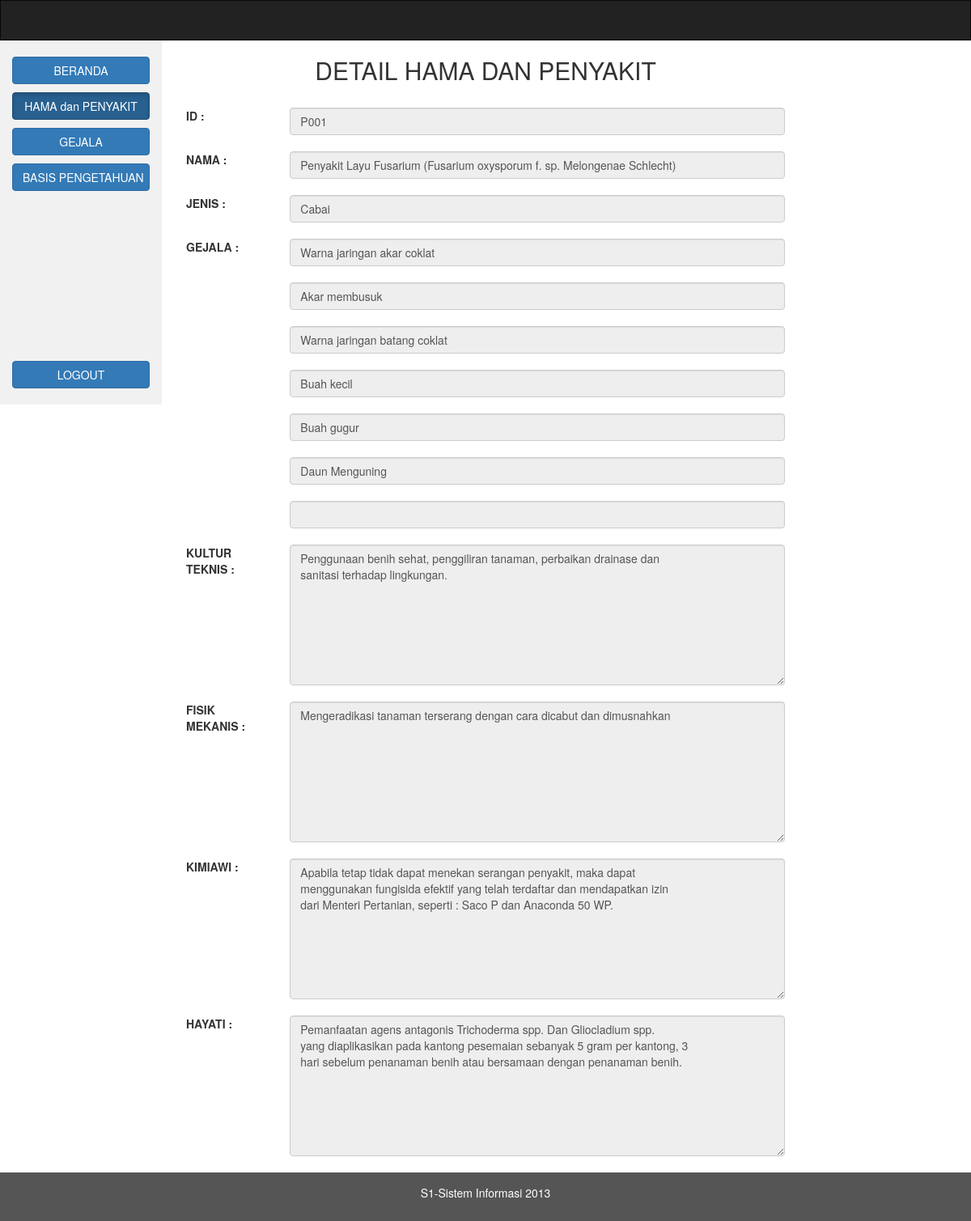
Page /adetailpenyakit.php?id=P001 on the earlier database version.
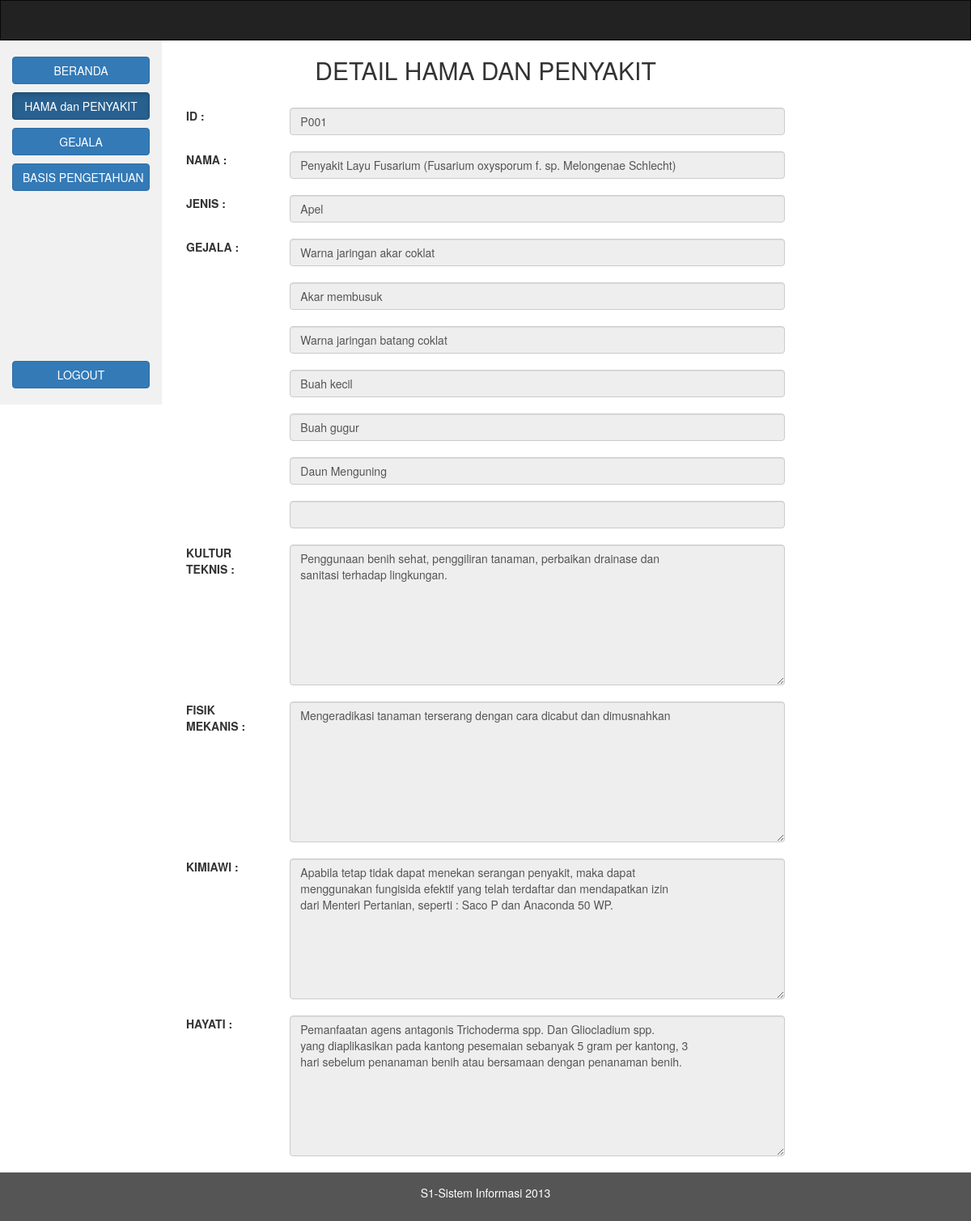
Same page on the later database version.
### tables this page shows
CREATE TABLE `penyakit` (
  `idpenyakit` varchar(20) NOT NULL,
  `namapenyakit` varchar(1000) NOT NULL,
  `jenistanaman` varchar(20) NOT NULL,
  `kulturteknis` varchar(1000) NOT NULL,
  `fisikmekanis` varchar(1000) NOT NULL,
  `kimiawi` varchar(1000) NOT NULL,
  `hayati` varchar(1000) NOT NULL
);

CREATE TABLE `basispengetahuan` (
  `namapenyakit` varchar(100) NOT NULL,
  `gejala` varchar(50) NOT NULL
);

### adetailpenyakit.php (the view, shortened to what this page needs)
<?php
include('koneksi.php');
?>
<!DOCTYPE html>
<html lang="en">
<head>
  <link rel="stylesheet" href="https://maxcdn.bootstrapcdn.com/bootstrap/3.3.7/css/bootstrap.min.css">
  <link rel="stylesheet" href="css/style.css">
</head>
<body>
<nav class="navbar navbar-inverse">
</nav>
<div class="container-fluid text-center">
  <div class="row content">
    <div class="col-sm-2 sidenav">
      <p><a href="homeadmin.php"><button type="button" class="btn btn-primary btn-block">BERANDA</button></a></p>
      <p><a href="hamadanpenyakit.php"><button type="button" class="btn btn-primary btn-block active">HAMA dan PENYAKIT</button></a></p>
      <p><a href="gejala.php"><button type="button" class="btn btn-primary btn-block">GEJALA</button></a></p>
      <p><a href="basispengetahuan.php"><button type="button" class="btn btn-primary btn-block">BASIS PENGETAHUAN</button></a></p>
      <br><br><br><br><br><br><br><br><br><br>
      <p><a href="logout.php"><button type="button" class="btn btn-primary btn-block" id="myBtn">LOGOUT</button></a></p>
    </div>
    <div class="col-sm-8 text-left">
      <h2 class="text-center">DETAIL HAMA DAN PENYAKIT</h2>
      <div class="form-group"  method="POST">
      			<br><label class="control-label col-sm-2">ID :</label>
      		<div class="col-sm-10">
                <?php
                       $tampil = "SELECT * FROM penyakit where idpenyakit='".$_GET['id']."'";
                       $sql = mysqli_query ($konek_db,$tampil);
                       while($data = mysqli_fetch_array ($sql))
                    {
                       echo "<input type='text'  class='form-control' id='idpenyakit' readonly value='".$data['idpenyakit']."'><br>";
                    }
                ?>
     		 </div>
        </div>
        <div class="form-group"  method="POST">
      			<br><label class="control-label col-sm-2">NAMA :</label>
      		<div class="col-sm-10">
                <?php
                       $tampil = "SELECT * FROM penyakit where idpenyakit='".$_GET['id']."'";
                       $sql = mysqli_query ($konek_db,$tampil);
                       while($data = mysqli_fetch_array ($sql))
                    {
                       echo "<input type='text'  class='form-control' id='namapenyakit' readonly value='".$data['namapenyakit']."'><br>";
                    }
                ?>
     		 </div>
        </div>
        <div class="form-group"  method="POST">
      			<br><label class="control-label col-sm-2">JENIS :</label>
      		<div class="col-sm-10">
                <?php
                       $tampil = "SELECT * FROM penyakit where idpenyakit='".$_GET['id']."'";
                       $sql = mysqli_query ($konek_db,$tampil);
                       while($data = mysqli_fetch_array ($sql))
                    {
                       echo "<input type='text'  class='form-control' id='jenistanaman' readonly value='".$data['jenistanaman']."'><br>";
                    }
                ?>
     		 </div>
        </div>
         <div class="form-group"  method="POST">
      			<br><label class="control-label col-sm-2">GEJALA :</label>
      		<div class="col-sm-10">
                <?php
                       $tampil = "SELECT * FROM penyakit p, basispengetahuan b where p.idpenyakit='".$_GET['id']."' and p.namapenyakit=b.namapenyakit";
                       $sql = mysqli_query ($konek_db,$tampil);
                       while($data = mysqli_fetch_array ($sql))
                    {
                       echo "<input type='text'  class='form-control' id='jenistanaman' readonly value='".$data['gejala']."'><br>";
                    }
                 echo "<input type='text'  class='form-control' id='jenistanaman' readonly value=''><br>";
                ?>
     		 </div>
        </div>
        <div class="form-group"  method="POST">
      			<br><label class="control-label col-sm-2">KULTUR TEKNIS :</label><br>
      		<div class="col-sm-10">
                <?php
                       $tampil = "SELECT * FROM penyakit where idpenyakit='".$_GET['id']."'";
                       $sql = mysqli_query ($konek_db,$tampil);
                       while($data = mysqli_fetch_array ($sql))
                    {
                       echo "<textarea  rows='8' class='form-control' id='penanganan'  readonly>".$data['kulturteknis']."</textarea><br>";
                    }
                ?>
     		 </div>
        </div>
         <div class="form-group"  method="POST">
      			<br><label class="control-label col-sm-2">FISIK MEKANIS :</label><br>
      		<div class="col-sm-10">
                <?php
                       $tampil = "SELECT * FROM penyakit where idpenyakit='".$_GET['id']."'";
                       $sql = mysqli_query ($konek_db,$tampil);
                       while($data = mysqli_fetch_array ($sql))
                    {
                       echo "<textarea rows='8' class='form-control' id='penanganan' readonly>".$data['fisikmekanis']."</textarea><br>";
                    }
                ?>
     		 </div>
        </div>
         <div class="form-group"  method="POST">
      			<br><label class="control-label col-sm-2">KIMIAWI :</label><br>
      		<div class="col-sm-10">
                <?php
                       $tampil = "SELECT * FROM penyakit where idpenyakit='".$_GET['id']."'";
                       $sql = mysqli_query ($konek_db,$tampil);
                       while($data = mysqli_fetch_array ($sql))
                    {
                       echo "<textarea  rows='8' class='form-control' id='penanganan' readonly>".$data['kimiawi']."</textarea><br>";
                    }
                ?>
     		 </div>
        </div>
          <div class="form-group"  method="POST">
      			<br><label class="control-label col-sm-2">HAYATI :</label><br>
      		<div class="col-sm-10">
                <?php
                       $tampil = "SELECT * FROM penyakit where idpenyakit='".$_GET['id']."'";
                       $sql = mysqli_query ($konek_db,$tampil);
                       while($data = mysqli_fetch_array ($sql))
                    {
                       echo "<textarea rows='8' class='form-control' id='penanganan' readonly>".$data['hayati']."</textarea><br>";
                    }
                ?>
     		 </div>
        </div>
    </div>
  </div>
</div>
<footer class="container-fluid text-center">
  <p>S1-Sistem Informasi 2013</p>
</footer>
</body>
</html>

### css/style.css (style rules this page uses)
.navbar { margin-bottom: 0; border-radius: 0; }
.row.content { height: 450px }
.sidenav { padding-top: 20px; background-color: #f1f1f1; height: 100%; }
footer { background-color: #555; color: white; padding: 15px; }

Differences in the rows shown:
changed penyakit "Penyakit Layu Fusarium (Fusarium oxysporum f. sp. Melongenae Schlecht)": jenistanaman "Cabai" → "Apel"
